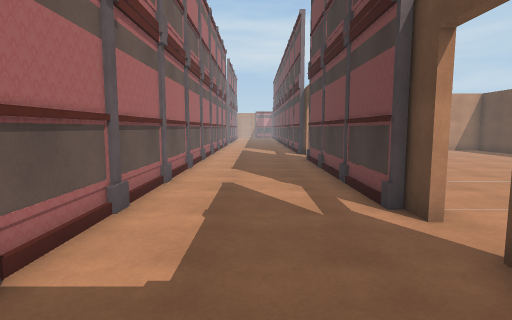
view 1 (above)

22 first-person views from a walk through a Unity game level. The camera is 1.5 m above the floor, tilts 6° down and sees 80° across. The floor is counted in squares, 1 m on a side. Each view is taken from the middle of a square. On the plan, view 1 faces up. The plan holds only what a view shows up to about 15 squares ahead; the rest is blank. The place goes on beyond the plan. The player character is not drawn. Some surface patterns are stand-ins.

view 2
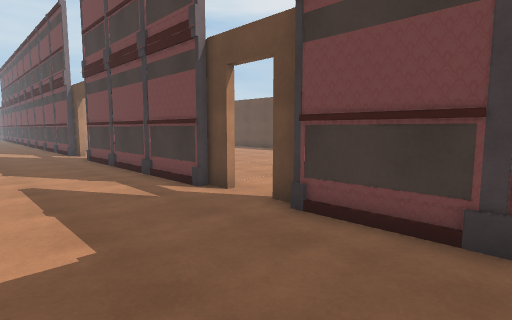

view 3
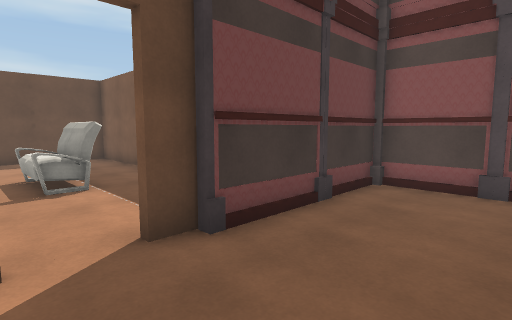

view 4
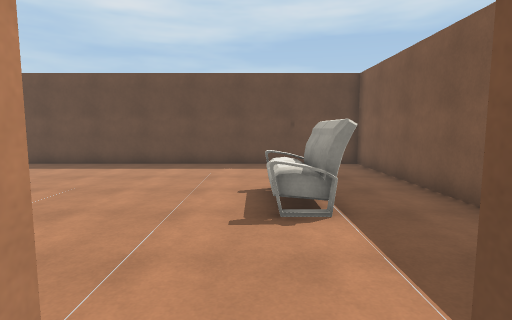

view 5
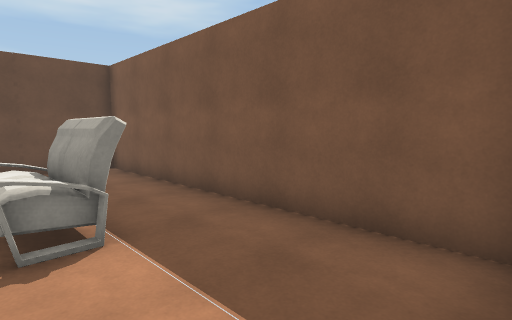

view 6
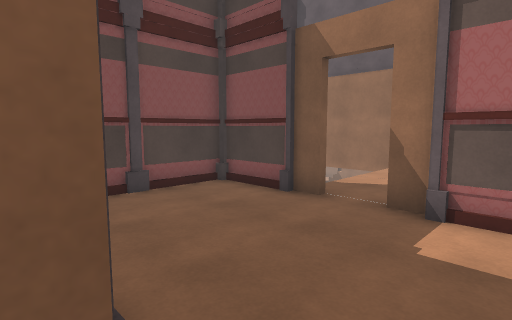

view 7
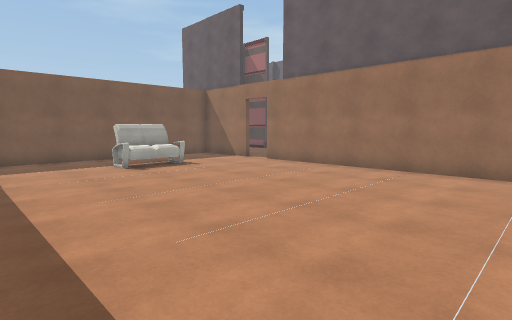

view 8
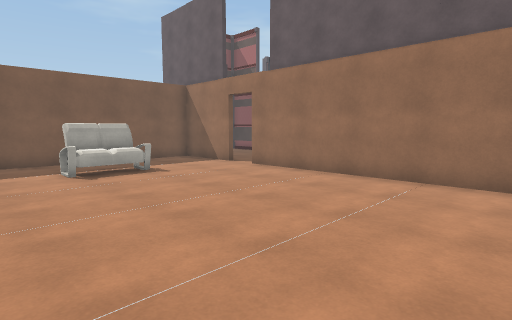

view 9
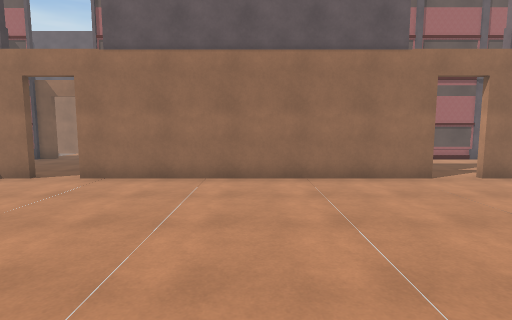

view 10
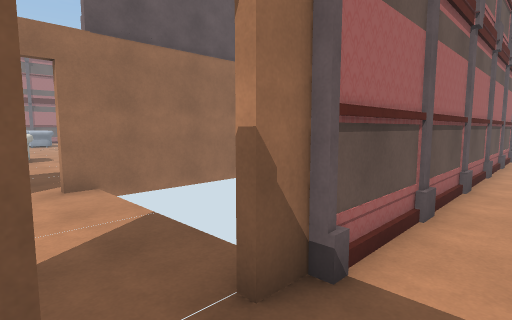

view 11
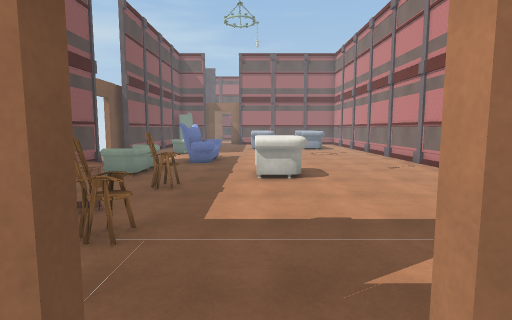

view 12
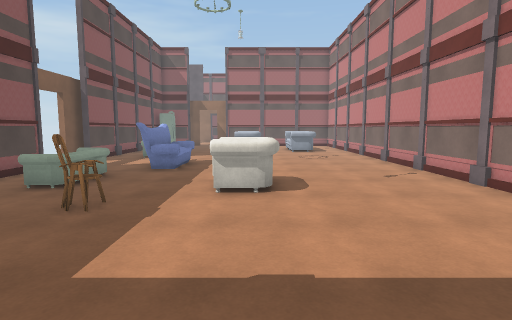

view 13
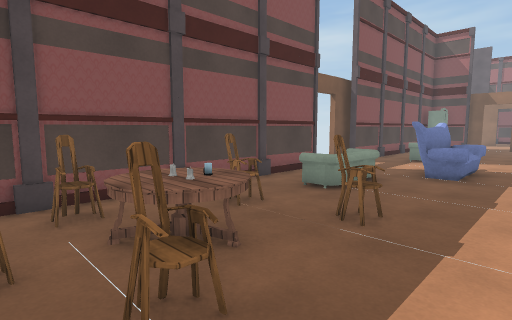

view 14
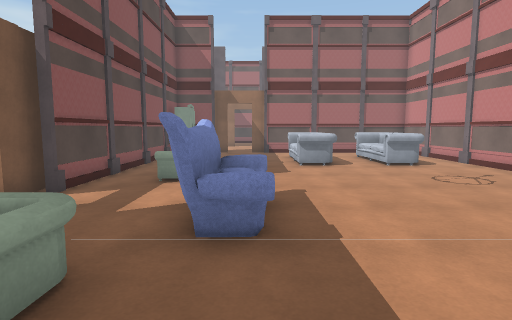

view 15
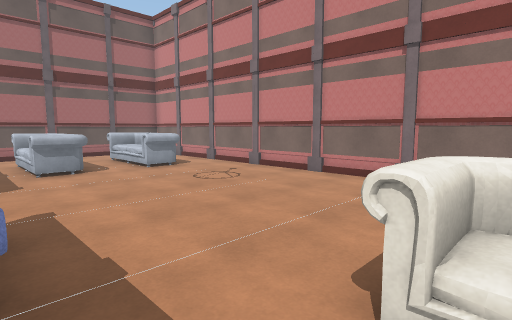

view 16
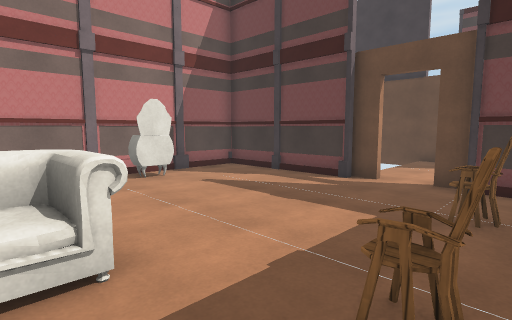

view 17
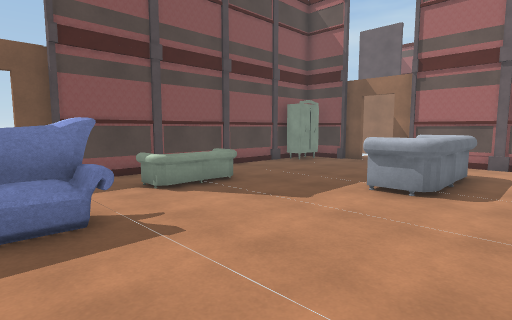

view 18
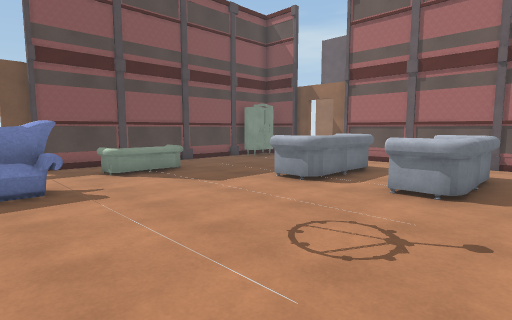

view 19
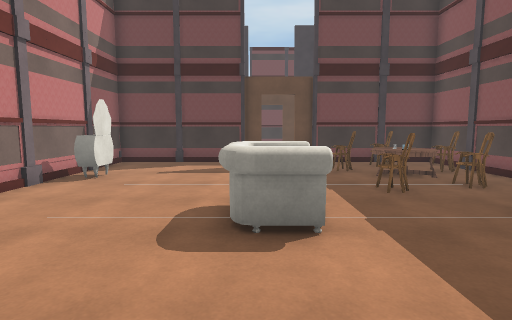

view 20
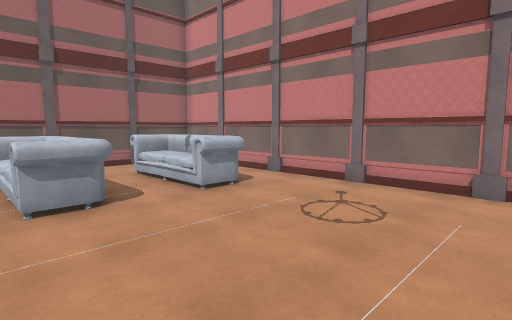

view 21
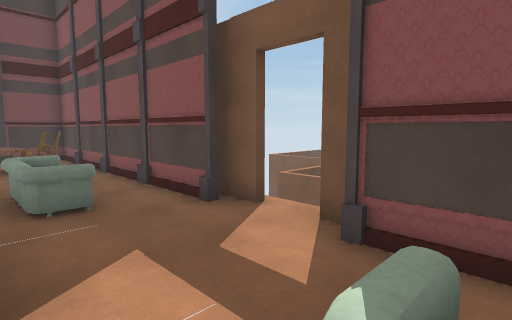

view 22
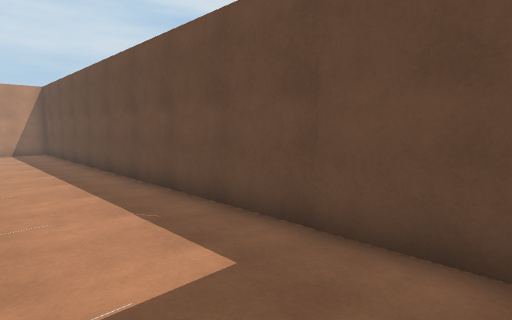

### Floor plan
Points are (right, up) in squares from view 1. A wall is a line through its corners. A room is listed if a view was taken in it or the views show most of it. See-through windows are left out.
Room 1 (views 1, 2, 3, 4, 5, 6, 10)
walls: (2.5, 5.4) (2.5, 14.5); (2.8, 4.6) (2.8, 5.6); (2.8, 2.4) (2.8, 3.2); (-2.6, 0.4) (-2.6, -3.1) (2.5, -3.1) (2.5, 2.5); (-2.6, 15.5) (-2.6, 1.8)
ways out: opening at (3, 4) to room 2; gap at (3, 15) to room 2; opening at (-3, 1) to room 3
Room 2 (views 7, 8, 9, 22)
walls: (3, 3.4) (3, 1.6); (3, 15.4) (3, 4.8); (3.2, -0.3) (14.7, -0.3) (14.7, 15.5)
ways out: opening at (3, 4) to room 1; gap at (3, 15) to room 1
objects: other object (7, 2) to (10, 4)
Room 3 (view 11)
walls: (-9, 0.4) (-9, -3.5); (-3, 1.8) (-3, 4.2); (-9, 7) (-9, 1.8)
ways out: opening at (-3, 1) to room 1; opening at (-9, 1) to room 4
Room 4 (views 12, 13, 14, 15, 16, 17, 18, 19, 20, 21)
walls: (-24, -5.5) (-24, -6); (-21.1, -5.8) (-9.5, -5.8) (-9.5, -0.5); (-21.8, -6.2) (-20.5, -6.2); (-24.8, -6.2) (-23.2, -6.2); (-9.5, 2.4) (-9.5, 8) (-33.5, 8); (-9.2, 1.6) (-9.2, 2.6); (-9.2, -0.6) (-9.2, 0.2); (-33.5, -5.8) (-24, -5.8)
low walls: (-21.1, -5.6) (-20.6, -5.6); (-18.4, -5.6) (-17.6, -5.6); (-27.4, -5.6) (-26.8, -5.6); (-15.4, -5.6) (-14.8, -5.6); (-14.6, 7.8) (-15.4, 7.8); (-30.2, -5.6) (-29.6, -5.6); (-12.4, -5.6) (-11.6, -5.6); (-11.6, 7.8) (-12.2, 7.8); (-33.4, -5.6) (-32.8, -5.6); (-9.6, -3.8) (-9.6, -3.2)
ways out: opening at (-9, 1) to room 3
objects: other object (-33, -5); other object (-33, 1) to (-29, 2); other object (-33, 4) to (-29, 6); other object (-28, -4) to (-26, -3); other object (-24, -2) to (-21, -1); other object (-20, -4) to (-18, -3); other object (-19, 1) to (-17, 2); other object (-16, -2) to (-16, -1); other object (-15, -4) to (-15, -3); other object (-14, -3) to (-14, -2); other object (-14, 7) to (-13, 7); other object (-13, -5) to (-12, -4); other object (-13, -3); other object (-13, -2); other object (-12, -3) to (-12, -2); other object (-12, -1); other object (-11, -3)

Positions as (right, up) in squares from view 1, and headings:
1: (0, 0), facing up
2: (-2, -1), facing up-right
3: (-1, 5), facing down-right
4: (2, 4), facing right
5: (3, 4), facing down-right
6: (3, 4), facing down-left
7: (14, 15), facing down-left
8: (12, 14), facing down-left
9: (12, 10), facing left
10: (-1, 0), facing up-left
11: (-8, 1), facing left
12: (-10, 2), facing left
13: (-11, 1), facing down-left
14: (-17, -1), facing left
15: (-18, -1), facing up-left
16: (-18, -2), facing up-right
17: (-22, 4), facing down-left
18: (-22, 7), facing down-left
19: (-23, 2), facing right
20: (-23, 0), facing up-left
21: (-26, -2), facing down-right
22: (11, 0), facing up-right
